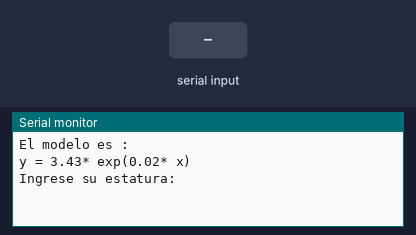
Simulated run of this sketch. Board: Arduino Uno, built with avr-gcc and run on an emulated ATmega328P. Parts: the last lines printed to the serial monitor. The inputs (shaded band) are chosen by the test bench.

Above: at 1.2 s.
1.3 s: "90,45\n" received over Serial
At 2.9 s:
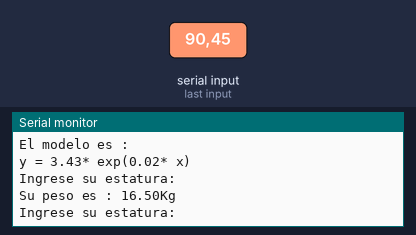
3.8 s: "30,150\n" received over Serial
At 6.0 s:
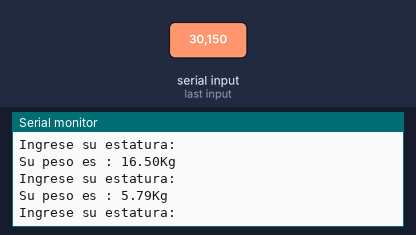

Measured:
- after the input at 1.3 s, the serial monitor: prints a new line after 1.0 s (image 1)
- after the input at 3.8 s, the serial monitor: prints a new line after 1.0 s (image 2)

The sketch:

Deber_11.ino
```cpp
/*
 * CAPITULO : APRENDIZAJE DE MAQUINA- REGRESION LINEAL
 * PROGRAMA: 30, REGRESION LINEAL SIMPLE
 * OBJETIVO: GENERAR MODELO DE REGRESION LINEAL que ingrese datos por cx
 */
int matriz[14][2]={   //Ingreso de matriz de datos
  {170,67},
  {180,80},
  {170,65},
  {178,75},
  {160,55},
  {163,60},
  {165,63},
  {170,70},
  {164,62},
  {176,77},
  {164,60},
  {170,76},
  {170,56},
  {168,60},
};
int col = 0; //Moverse en columnas
int fil = 0; //Moverse en filas
float Ex=0;   //Sumatoria x
float Yp=0;   //Y prima
float Eyp=0;   //Sumatoria y prima
float Exyp=0;     //Sumatoria xyprima
float Ex2=0;   //Sumatoria x^2
float Ex_2=0;    //(Sumatoria x)^2
int n = 14; //tam muestras
float Bo; //ordenada en el origen
float m; //pendiente
String dato; //Recibir estatura
int estatura; //Convertir dato
float peso;   //Dato para el peso
float m1; //aux
void setup() {
    Serial.begin(9600); //Inicio cx
    //Creacion del modelo
    for(;fil<n;fil++){    //Creacion for para el modelo
      Ex=Ex+matriz[fil][0];     //Realizacion sumatoria de x
      Yp=(log(matriz[fil][1]));   //Realizacion logaritmo de variable y
      Eyp=Eyp+Yp;                 //Sumatoria de logaritmo de y
      Exyp=Exyp+(matriz[fil][0]*Yp);    //Sumatoria de x * yp
      Ex2=Ex2+pow(matriz[fil][0],2);     //Sumatoria de x ^2
    }
    Ex_2=pow(Ex,2);                     //Sumatoria de x y luego elevado al cuadrado
    Bo=(float(n*Exyp)-float(Ex*Eyp))/(float(n*Ex2-Ex_2)); //Formula para obtencion Bo
    m1=(Eyp/14)-(Bo*(Ex/14)); //Formula obtencion auxliar
    m=float(exp(m1));         //Obtencion de dato m para la formula
    Serial.println("El modelo es :");     //Mensaje de impresion
    Serial.println(String("y = ")+String(m)+String("* exp(")+String(Bo)+String("* x)"));    //Mensaje de impresion
    Serial.println("Ingrese su estatura: ");      //Mensaje de impresion
}

void loop() {
  if(Serial.available()>0){     //Activacion puerto serial
    dato=Serial.readString();   //Lecutra de dato por cx
    estatura = dato.toInt();    //Conversion de dato a entero
    peso = m*exp(estatura*Bo);  // Aplicacion de formula para regresion exporencial
    Serial.println("");       //Mensaje de impresion
    Serial.println(String("Su peso es : ")+String(peso)+String("Kg")); //Mensaje de impresion
    Serial.println("Ingrese su estatura: "); //Mensaje de impresion
  }
}
```
